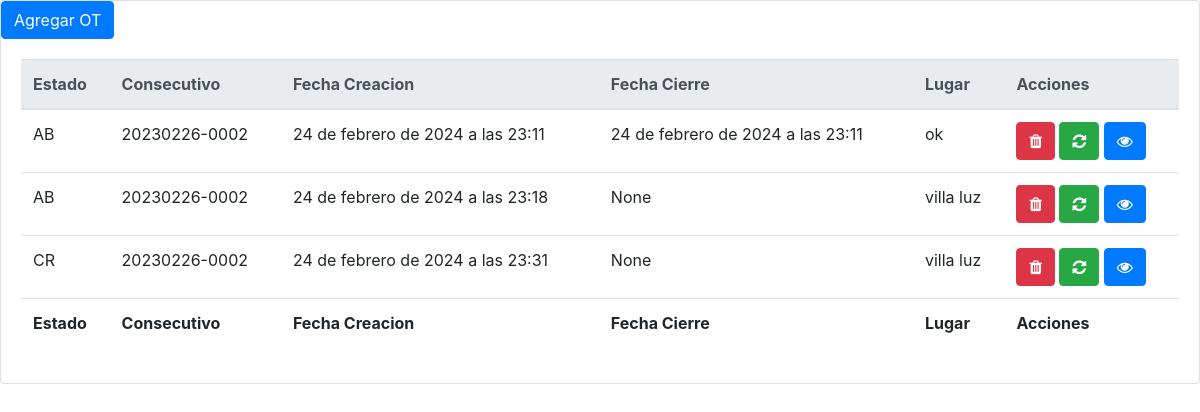
Page /ordenesdetrabajo/ on the earlier database version.
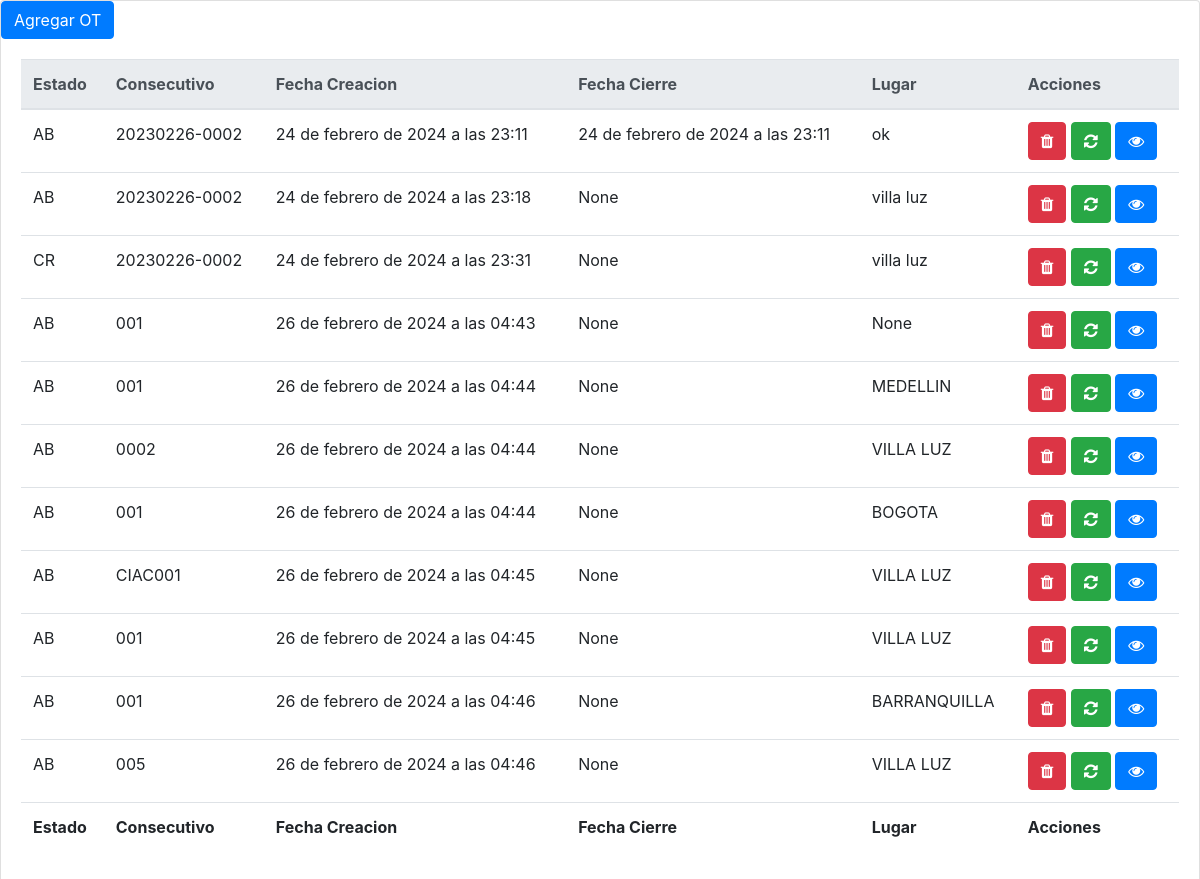
Same page on the later database version.
### mantenimiento/models.py (models this page shows, shortened)
class OrdenDeTrabajo(models.Model):
    nombre = models.CharField(max_length=200, blank=True, null=True)
    consecutivo = models.CharField(max_length=200)
    estado = models.CharField(max_length=10, choices=EstadoEnum.choices)
    creado_por = models.ForeignKey(settings.AUTH_USER_MODEL, related_name='+', on_delete=models.CASCADE)
    fecha_creacion=models.DateTimeField(auto_now_add=True)
    fecha_cierre=models.DateTimeField(blank=True, null=True)
    herramienta=models.ManyToManyField(Herramienta, blank=True, null=True)
    lugar = models.CharField(max_length=200,  blank=True, null=True)
    class Meta:
        verbose_name='orden de trabajo'
        verbose_name_plural='ordenes de trabajo'

### mantenimiento/views.py (the view)
# urls.py: path('ordenesdetrabajo/', views.listarOrdenesDeTrabajoView.as_view(), name='ordenesdetrabajo'),
class listarOrdenesDeTrabajoView(generic.ListView):
    model=m.OrdenDeTrabajo
    template_name='list_ot.html'

### mantenimiento/templates/list_ot.html (shortened to what this page needs)
<!DOCTYPE html>
<html>
  <head>
    <link rel="stylesheet" href="https://cdn.jsdelivr.net/npm/bootstrap@4.0.0/dist/css/bootstrap.min.css">
    <link href="https://nightly.datatables.net/css/jquery.dataTables.css" rel="stylesheet" type="text/css" />
    <link rel="stylesheet" href="https://cdnjs.cloudflare.com/ajax/libs/font-awesome/4.7.0/css/font-awesome.min.css">
  </head>
  <body>
    <div class="card">
      <div>
        <a class="btn btn-primary" href="{% url 'mantenimiento:add_ordendetrabajo_view' %}">Agregar OT</a>
      </div>
      <div class="card-body">
        <table id="example" class="display table" cellspacing="0" width="100%">
          <thead class="thead-light">
            <tr>
              <th>Estado</th>
              <th>Consecutivo</th>
              <th>Fecha Creacion</th>
              <th>Fecha Cierre</th>
              <th>Lugar</th>
              <th>Acciones</th>
            </tr>
          </thead>
          <tfoot>
            <tr>
              <th>Estado</th>
              <th>Consecutivo</th>
              <th>Fecha Creacion</th>
              <th>Fecha Cierre</th>
              <th>Lugar</th>
              <th>Acciones</th>
            </tr>
          </tfoot>
          <tbody>
            {% if object_list %}
                  {% for orden in object_list %}
                      <tr>
                        <td>{{orden.estado}}</td>
                        <td>{{orden.consecutivo}}</td>
                        <td>{{orden.fecha_creacion}}</td>
                        <td>{{orden.fecha_cierre}}</td>
                        <td>{{orden.lugar}}</td>
                        <td>
                          <a class="btn btn-danger"  href="{% url 'mantenimiento:delete_ordendetrabajo_view' orden.id %}"><i class="fa fa-trash"></i></a>
                          <a class="btn btn-success"  href="{% url 'mantenimiento:update_ordendetrabajo_view' orden.id %}"><i class="fa fa-refresh"></i></a>
                          <a class="btn btn-primary"  href=""><i class="fa fa-eye"></i></a>
                        </td>
                      </tr>
                  {% endfor %}
                  {% else %}
                      <p> no hay registros</p>
                  {% endif %}
          </tbody>
        </table>
      </div>
  </div>
  </body>
</html>

Differences in the rows shown:
added OrdenDeTrabajo: estado "AB", consecutivo "001", fecha_creacion "26 de febrero de 2024 a las 04:43", fecha_cierre "None", lugar "None"
added OrdenDeTrabajo: estado "AB", consecutivo "001", fecha_creacion "26 de febrero de 2024 a las 04:44", fecha_cierre "None", lugar "MEDELLIN"
added OrdenDeTrabajo: estado "AB", consecutivo "0002", fecha_creacion "26 de febrero de 2024 a las 04:44", fecha_cierre "None", lugar "VILLA LUZ"
added OrdenDeTrabajo: estado "AB", consecutivo "001", fecha_creacion "26 de febrero de 2024 a las 04:44", fecha_cierre "None", lugar "BOGOTA"
added OrdenDeTrabajo: estado "AB", consecutivo "CIAC001", fecha_creacion "26 de febrero de 2024 a las 04:45", fecha_cierre "None", lugar "VILLA LUZ"
added OrdenDeTrabajo: estado "AB", consecutivo "001", fecha_creacion "26 de febrero de 2024 a las 04:45", fecha_cierre "None", lugar "VILLA LUZ"
added OrdenDeTrabajo: estado "AB", consecutivo "001", fecha_creacion "26 de febrero de 2024 a las 04:46", fecha_cierre "None", lugar "BARRANQUILLA"
added OrdenDeTrabajo: estado "AB", consecutivo "005", fecha_creacion "26 de febrero de 2024 a las 04:46", fecha_cierre "None", lugar "VILLA LUZ"
